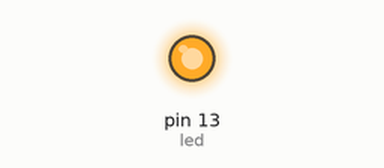
Recording of a sketch running on a simulated Arduino Uno, built with avr-gcc and run on an emulated ATmega328P. On the bench: output pins drawn as LEDs (lit = HIGH).

Above: at 0.1 s.
Timing chart, 0 to 1.6 s (numbered marks = the images above):
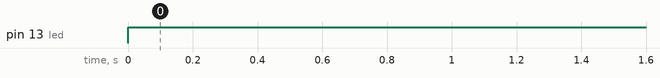

The sketch:

LED1.ino
```cpp
#define led 13
#define delayTime

void setup()
{
  pinMode(led, OUTPUT);
}

void loop()
{
  digitalWrite(led, HIGH);
}
```

Measured:
- by itself, pin 13 (led): LOW → HIGH at 0.00 s
